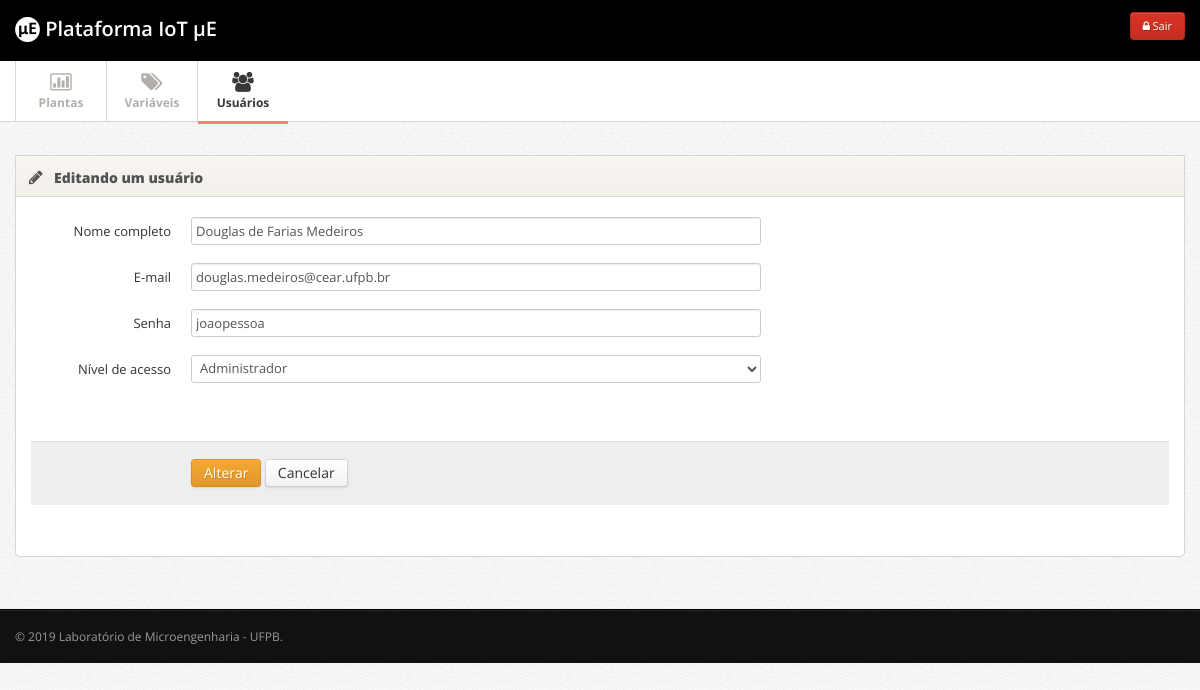
Screenshot of /admin/index.php?p=usuarios_gerenciar&acao=editar&id=11 (signed in) with the database file from the repository.
### tables this page shows
CREATE TABLE IF NOT EXISTS `usuarios` (
  `id` int(11) NOT NULL AUTO_INCREMENT,
  `nome` varchar(220) NOT NULL,
  `email` varchar(520) NOT NULL,
  `senha` varchar(50) NOT NULL,
  `nivel_acesso` int(11) NOT NULL,
  PRIMARY KEY (`id`)
);

### admin/usuarios_gerenciar.php (the view, shortened to what this page needs)
<?php
if(isset($_GET['acao'])){
	$acao = $_GET['acao'];
} else{
	$acao = 'gerenciar';
}
if($acao == 'gerenciar'){
?>
	      <div class="row">
	      	<div class="span12">
            <div class="widget">
              <a href="javascript:void();" onclick="location.href='index.php?p=usuarios_cadastrar';" class="btn btn-large btn-success btn-support-ask"><i class="icon-plus-sign"></i> Cadastrar um novo usuário</a>
            </div>
	      		<div class="widget">
					<div class="widget-header">
						<i class="icon-user"></i>
						<h3>Listando todos os usuários</h3>
					</div>
					<div class="widget-content">
            <table class="table table-striped table-bordered" id="tabela">
              <div id="tabela_busca" class="form-horizontal">
              <fieldset>
              <div class="control-group">
                <i class="icon-zoom-in"></i> <input class="span5 m-wrap" id="appendedInputButton" type="text" placeholder="Quem você está buscando?">
              </div>
              </fieldset>
              </div>
              <thead>
                <tr>
                  <th> Nome do usuário </th>
                  <th> Nível de acesso</th>
                  <th class="td-actions"> Ações </th>
                </tr>
              </thead>
              <tbody>
              <?php
              $result_usuarios = "SELECT * FROM usuarios ORDER BY nome ASC";
          		$resultado_usuarios = mysqli_query($conn, $result_usuarios);
              while($resultado = mysqli_fetch_array($resultado_usuarios)){
          		if(isset($resultado)){
                $id_usuario = $resultado['id'];
                $nome_usuario = $resultado['nome'];
                $email_usuario = $resultado['email'];
                  if($resultado['nivel_acesso'] == 1){
                    $nivel_usuario = "Administrador";
                  } elseif($resultado['nivel_acesso'] == 2){
                    $nivel_usuario = "Subadministrador";
                  } else{
                    $nivel_usuario = "Colaborador";
                  }
              }
              ?>
              <tr>
                <td><?php echo $nome_usuario; ?></td>
                <td><?php echo $nivel_usuario; ?></td>
                <td class="td-actions">
                <center>
									<a href="index.php?p=usuarios_gerenciar&acao=editar&id=<?php echo $id_usuario; ?>" class="btn btn-warning btn-small"><i class="btn-icon-only icon-pencil"> </i> Editar</a>
                  <a href="index.php?p=usuarios_gerenciar&acao=apagar&id=<?php echo $id_usuario; ?>" class="btn btn-danger btn-small"><i class="btn-icon-only icon-remove"> </i> Apagar</a>
                </center>
                </td>
              </tr>
							<?php
              }
              ?>
              </tbody>
            </table>
					</div>
				</div>
		    </div>
	      </div>
<?php
} elseif ($acao == 'apagar') {
	if(isset($_GET['id'])){
		apagarUsuario($_GET['id']);
	}
} elseif ($acao == 'editar') {
	if(isset($_GET['id'])){
		$id = $_GET['id'];
		$result_usuarios = "SELECT * FROM usuarios WHERE id = $id LIMIT 1";
		$resultado_usuarios = mysqli_query($conn, $result_usuarios);
		while($resultado = mysqli_fetch_array($resultado_usuarios)){
		if(isset($resultado)){
			$nome_usuario = $resultado['nome'];
			$email_usuario = $resultado['email'];
			$senha_usuario = base64_decode($resultado['senha']);
			$nivel_usuario = $resultado['nivel_acesso'];
		}
?>
<div class="row">
  <div class="span12">
    <div class="widget">
  <div class="widget-header">
    <i class="icon-pencil"></i>
  <h3>Editando um usuário</h3>
  </div>
  <div class="widget-content">
    <form action="" method="post" enctype="multipart/form-data" class="form-horizontal">
      <fieldset>
        <div class="control-group">
          <label class="control-label" for="username">Nome completo</label>
          <div class="controls">
            <input type="text" class="span6 disabled" id="nome" name="nome" value="<?php echo $nome_usuario; ?>" placeholder="Qual é o nome da pessoa?">
          </div>
        </div>
        <div class="control-group">
          <label class="control-label" for="username">E-mail</label>
          <div class="controls">
            <input type="text" class="span6 disabled" id="email" name="email" value="<?php echo $email_usuario; ?>" placeholder="Informe o email do usuário">
          </div>
        </div>
        <div class="control-group">
          <label class="control-label" for="username">Senha</label>
          <div class="controls">
            <input type="text" class="span6 disabled" id="senha" name="senha" value="<?php echo $senha_usuario; ?>" placeholder="Qual será a senha?">
          </div>
        </div>
        <div class="control-group">
          <label class="control-label" for="username">Nível de acesso</label>
          <div class="controls">
            <select class="custom-select span6" id="nivel" name="nivel">
  					  <option value="1" <?php if($nivel_usuario == 1) echo "selected"; ?>>Administrador</option>
  					</select>
          </div>
        </div>
         <br />
        <div class="form-actions">
          <button type="submit" class="btn btn-warning" id="liberar" name="liberar" value="alterar">Alterar</button>
          <button class="btn" id="liberar" name="liberar" value="cancelar">Cancelar</button>
        </div>
      </fieldset>
    </form>
  </div>
</div>
</div>
</div>
<?php
}
	} else{
		echo "<script>window.location.href='index.php?p=usuarios_gerenciar';</script>";
	}
}
?>

### css/style.css (style rules this page uses)
body { background: #f9f6f1; font: 13px/1.7em 'Open Sans'; }
input, button, select, textarea { font-family: 'Open Sans'; }
.widget { position: relative; clear: both; width: auto; margin-bottom: 2em; overflow: hidden; }
.widget-header { position: relative; height: 40px; line-height: 40px; background: #f9f6f1; background:-moz-linear-gradient(top, #f9f6f1 0%, #f2efea 100%); background:-webkit-gradient(linear, left top, left bottom, color-stop(0%,#f9f6f1), color-stop(100%,#f2efea)); background:-webkit-linear-gradient(top, #f9f6f1 0%,#f2efea 100%); background:-o-linear-gradient(top, #f9f6f1 0%,#f2efea 100%); background:-ms-linear-gradient(top, #f9f6f1 0%,#f2efea 100%); background:linear-gradient(top, #f9f6f1 0%,#f2efea 100%); filter: progid:DXImageTransform.Microsoft.gradient(startColorstr='#f9f6f1', endColorstr='#f2efea'); -ms-filter: "progid:DXImageTransform.Microsoft.gradient(startColorstr='#f9f6f1', endColorstr='#f2efea')"; border: 1px solid #d6d6d6; -webkit-background-clip: padding-box; }
.widget-header h3 { position: relative; top: 2px; left: 10px; display: inline-block; margin-right: 3em; font-size: 14px; font-weight: 800; color: #525252; line-height: 18px; text-shadow: 1px 1px 2px rgba(255,255,255,.5); }
.widget-header [class^="icon-"], .widget-header [class*=" icon-"] { display: inline-block; margin-left: 13px; margin-right: -2px; font-size: 16px; color: #555; vertical-align: middle; }
.widget-content { padding: 20px 15px 15px; background: #FFF; border: 1px solid #D5D5D5; -moz-border-radius: 5px; -webkit-border-radius: 5px; border-radius: 5px; }
.widget-header+.widget-content { border-top: none; -webkit-border-top-left-radius: 0; -webkit-border-top-right-radius: 0; -moz-border-radius-topleft: 0; -moz-border-radius-topright: 0; border-top-left-radius: 0; border-top-right-radius: 0; }
.widget-content:before, .widget-content:after { content:""; display:table; }
.widget-content:after { clear:both; }
.widget-content { zoom:1; }

### css/pages/signin.css (style rules this page uses)
body { background: url(../../img/body-bg.png); color:#838383; font: 13px/1.7em 'Open Sans'; }

### rows the page displays
usuarios: nome "Douglas de Farias Medeiros", email "douglas.medeiros@cear.ufpb.br", senha "joaopessoa", nivel "Administrador"
